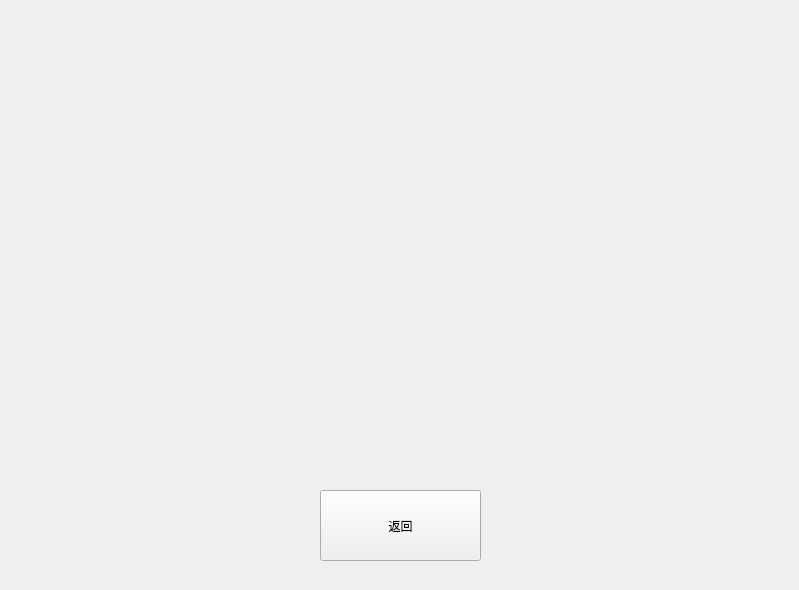
<?xml version="1.0" encoding="UTF-8"?>
<ui version="4.0">
 <class>recordBreak</class>
 <widget class="QWidget" name="recordBreak">
  <property name="geometry">
   <rect>
    <x>0</x>
    <y>0</y>
    <width>799</width>
    <height>590</height>
   </rect>
  </property>
  <property name="windowTitle">
   <string>Form</string>
  </property>
  <widget class="QPushButton" name="pushButton">
   <property name="geometry">
    <rect>
     <x>320</x>
     <y>490</y>
     <width>161</width>
     <height>71</height>
    </rect>
   </property>
   <property name="styleSheet">
    <string notr="true">font: 12pt &quot;Agency FB&quot;;</string>
   </property>
   <property name="text">
    <string>返回</string>
   </property>
  </widget>
  <widget class="QLabel" name="label">
   <property name="geometry">
    <rect>
     <x>40</x>
     <y>30</y>
     <width>721</width>
     <height>411</height>
    </rect>
   </property>
   <property name="styleSheet">
    <string notr="true">border-image: url(:/new/prefix1/image/break.png);</string>
   </property>
   <property name="text">
    <string/>
   </property>
  </widget>
 </widget>
 <resources/>
 <connections/>
</ui>
